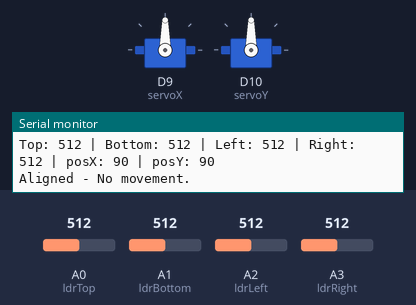
This sketch was run on a simulated Arduino MKR. On the bench: 2 × servo, the last lines printed to the serial monitor. The test bench sets the inputs (shaded band); at power-on: A0 (ldrTop) = 512, A2 (ldrLeft) = 512, A1 (ldrBottom) = 512, A3 (ldrRight) = 512. WiFi joins after 1.5 s; servers stay silent unless stated; no MQTT or app messages arrive unless stated.

Above: at 3.7 s.
3.8 s: A0 (ldrTop) set to 551
At 6.8 s:
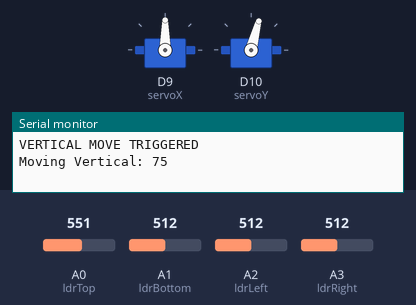
7.8 s: A2 (ldrLeft) set to 546
At 11.3 s:
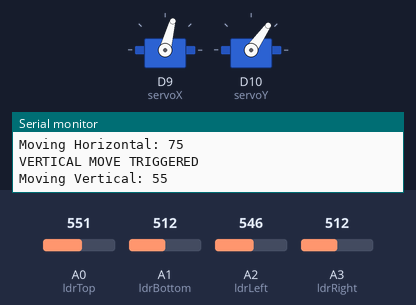
11.8 s: A1 (ldrBottom) set to 539
At 15.3 s:
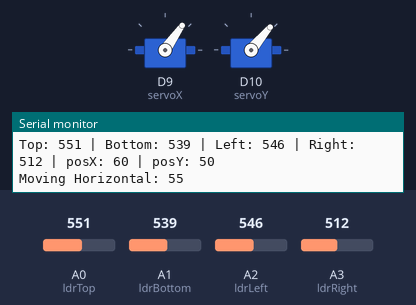
15.8 s: A0 (ldrTop) set to 716
At 19.2 s:
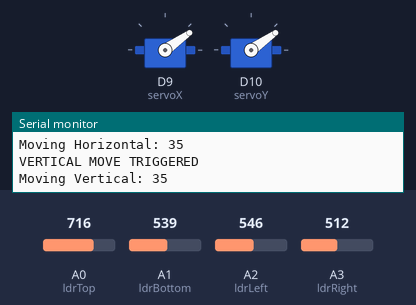
19.8 s: A3 (ldrRight) set to 716
23.8 s: A3 (ldrRight) set to 306
Timing chart, 0 to 33.1 s (numbered marks = the images above; inputs shaded):
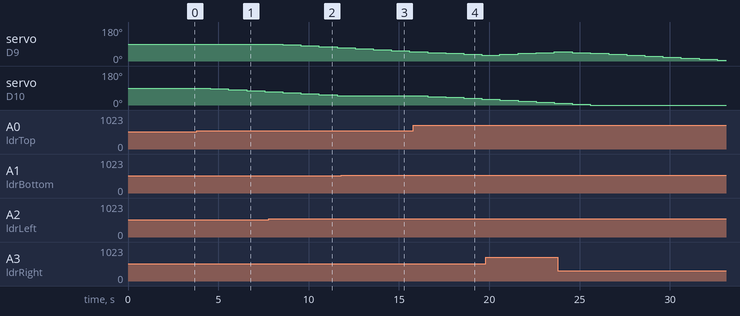

Measured:
- the behaviour switches between 532 and 533 on A0 (ldrTop) (found by bisection; images 0 and 1)
- the behaviour switches between 532 and 533 on A2 (ldrLeft) (found by bisection; images 1 and 2)
- the behaviour switches between 530 and 531 on A1 (ldrBottom) (found by bisection; images 2 and 3)
- after the input at 3.8 s, servo on D10 (servoY): 90° → 85° after 0.76 s, → 80° 1.0 s later, → 75° 1.0 s later, → 70° 1.0 s later
- after the input at 7.8 s, servo on D9 (servoX): 90° → 85° after 0.76 s, → 80° 1.0 s later, → 75° 1.0 s later, → 70° 1.0 s later
- after the input at 11.8 s, servo on D10 (servoY): stays 50° (without the input it goes to 45° after 0.77 s)
- after the input at 15.8 s, servo on D10 (servoY): 50° → 45° after 0.78 s, → 40° 1.0 s later, → 35° 1.0 s later, → 30° 1.0 s later

The sketch:

solorproject_with_MQTT_RP_LDR_SERVO_READINGS.ino
```cpp
#include <Servo.h>
#include <WiFiNINA.h>
#include <ArduinoJson.h>
#include <PubSubClient.h>

// WiFi credentials
char ssid[] = "WIFINAME";
char pass[] = "*******";

// MQTT
WiFiClient wifiClient;
PubSubClient client(wifiClient);
const char* mqttServer = "192.168.1.45"; //Raspberry Pi IP
const int mqttPort = 1883;

// Servo setup
Servo servoX;  // left-right
Servo servoY;  // up-down

int posX = 90;
int posY = 90;

const int stepSize = 5;
const int threshold = 20;

// LDR pins
int ldrTop = A0;
int ldrBottom = A1;
int ldrLeft = A2;
int ldrRight = A3;

void setup() {
  Serial.begin(9600);

  servoX.attach(9);
  servoY.attach(10);

  servoX.write(posX);
  servoY.write(posY);
  delay(1000);

  // Connect to WiFi
  while (WiFi.begin(ssid, pass) != WL_CONNECTED) {
    Serial.println("Connecting to WiFi...");
    delay(1000);
  }
  Serial.println("Connected to WiFi");

  // Connect to MQTT
  client.setServer(mqttServer, mqttPort);
  while (!client.connected()) {
    Serial.println("Connecting to MQTT...");
    if (client.connect("ArduinoClient")) {
      Serial.println("Connected to MQTT broker");
    } else {
      delay(1000);
    }
  }
}

void loop() {
  if (!client.connected()) {
    client.connect("ArduinoClient");
  }
  client.loop();

  // Read LDRs
  int top = analogRead(ldrTop);
  int bottom = analogRead(ldrBottom);
  int left = analogRead(ldrLeft);
  int right = analogRead(ldrRight);

  publishLDRData(top, bottom, left, right);


  // Servo logic
  int diffX = abs(left - right);
  int diffY = abs(top - bottom);

  if (diffX < threshold && diffY < threshold) {
    Serial.println("Aligned - No movement.");
  } else {
    if (diffX > threshold) {
      if (left > right) posX -= stepSize;
      else posX += stepSize;
      posX = constrain(posX, 0, 180);
      servoX.write(posX);
      Serial.print("Moving Horizontal: "); Serial.println(posX);
    }

    if (diffY > threshold) {
      Serial.println("VERTICAL MOVE TRIGGERED");
      if (top > bottom) posY -= stepSize;
      else posY += stepSize;
      posY = constrain(posY, 0, 180);
      servoY.write(posY);
      Serial.print("Moving Vertical: "); Serial.println(posY);
    }
  }

  delay(1000);
}


void publishLDRData(int top, int bottom, int left, int right){
  StaticJsonDocument<128> doc;

  doc["top"] = top;
  doc["bottom"] = bottom;
  doc["left"] = left;
  doc["right"] = right;

  char payload[128];
  serializeJson(doc, payload);

  client.publish("solartracker/ldr", payload);
  //Serial.println("Published: " + payload);

  // Print to Serial Monitor
  Serial.print("Top: "); Serial.print(top);
  Serial.print(" | Bottom: "); Serial.print(bottom);
  Serial.print(" | Left: "); Serial.print(left);
  Serial.print(" | Right: "); Serial.print(right);
  Serial.print(" | posX: "); Serial.print(posX);
  Serial.print(" | posY: "); Serial.println(posY);
}
```
